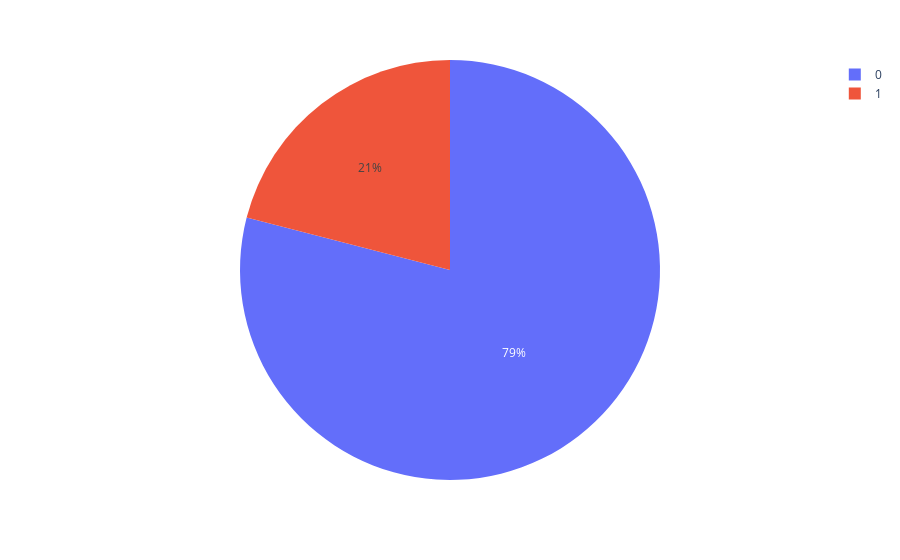

Notebook source saved alongside this figure:
### Code cell
px.pie(df,'FrequentFlyer')

### Figure 1 — Plotly figure (JSON) as saved in the notebook; plotly's stock layout.template omitted (floating-point values rounded to 4 significant figures; data arrays with more than 128 entries replaced by an {"elided": "..."} marker saying what was removed)
{"data": [{"domain": {"x": [0, 1], "y": [0, 1]}, "hovertemplate": "FrequentFlyer=%{label}<extra></extra>", "labels": {"elided": "1987 int values"}, "legendgroup": "", "name": "", "showlegend": true, "type": "pie"}], "layout": {"autosize": true, "legend": {"tracegroupgap": 0}, "margin": {"t": 60}}}
